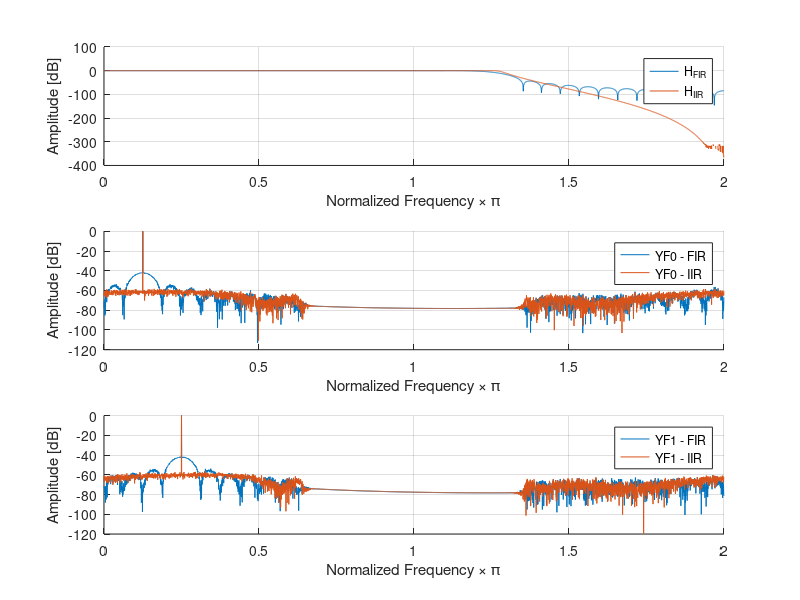

MATLAB code to generate this figure: (Note: this script raises an error after producing the figure.)
%% TARGET
% Generate and analyze the frequency responses of the FIR and IIR filters
% whose parameters are given as follows. Next, FIR and IIR filters have to
% be used to filter 2 different signals that have to be analyzed in the
% frequency domain.
% 
% The parameters are:
%
% * x0[n] = exp(j 2 \pi F0 Ts n} + w0[n]
% * x1[n] = exp(j 2 \pi F1 Ts n} + w1[n]
% * F0 =  1 [kHz]
% * F1 =  2 [kHz]
% * Fs = 16 [kHz];
% 
% *Suggestions*
% 
% FIR coefficients
%   fir_ord = 64; Wn = 5e3 / 8e3;
%   [fir_num] = fir1(fir_ord, Wn, hann(fir_ord+1));
% 
% IIR coefficients
%   iir_ord = 12; Rp = 0.01; Wn = 5e3 / 8e3;
%   [iir_num, iir_den] = cheby1(iir_ord,Rp,Wn);
%
% Filtering
%   y = filter(num,den,x);
%     * x   - input signal
%     * y   - output signal
%     * num - numerator   coefficients
%     * den - denominator coefficients
%

%% Clear
clc;            % Clear the text from the Command Window
clear;          % Remove all variables from the current workspace
close all;      % Close all figures


%% Parameters
F0 =  1e3;
F1 =  2e3;
Fs = 16e3;
Ts = 1/Fs;

%% Exercise
len = 2^12;
n = 0:len-1;

% Signals
w0 = 1e-2 * complex(randn(1,len), randn(1,len));
w1 = 1e-2 * complex(randn(1,len), randn(1,len));
x0 = exp(1i * 2 * pi * F0 * Ts * n) + w0;
x1 = exp(1i * 2 * pi * F1 * Ts * n) + w1;

% FIR Filter
fir_ord = 64; Wn = 5e3 / 8e3;
[fir_num] = fir1(fir_ord, Wn, hann(fir_ord+1));

% IIR Filter
iir_ord = 12; Rp = 0.01; Wn = 5e3 / 8e3;
[iir_num, iir_den] = cheby1(iir_ord,Rp,Wn);

% Filtering
y0_fir = filter(fir_num,1,x0);
y1_fir = filter(fir_num,1,x1);
y0_iir = filter(iir_num,iir_den,x0);
y1_iir = filter(iir_num,iir_den,x1);

%% Plot
% Using 'freqz'
nFFT = 2^12; % Number of points of the fft
Hf_fir = freqz(fir_num, 1, nFFT);
Hf_iir = freqz(iir_num, iir_den, nFFT);
Yf0_fir = freqz(y0_fir, 1, nFFT);
Yf1_fir = freqz(y1_fir, 1, nFFT);
Yf0_iir = freqz(y0_iir, 1, nFFT);
[Yf1_iir, w] = freqz(y1_iir, 1, nFFT);

% Frequency normalization
w = w/pi;

% Mag to dB
Hf_fir  = mag2db(abs(Hf_fir));
Hf_iir  = mag2db(abs(Hf_iir));
Yf0_fir = mag2db(abs(Yf0_fir)/nFFT);
Yf0_iir = mag2db(abs(Yf0_iir)/nFFT);
Yf1_fir = mag2db(abs(Yf1_fir)/nFFT);
Yf1_iir = mag2db(abs(Yf1_iir)/nFFT);

figure;
subplot(3,1,1)
  hold on
  plot(w, Hf_fir)
  plot(w, Hf_iir)
  hold off
  grid on
  legend('H_{FIR}','H_{IIR}')
  xlabel('Normalized Frequency \times \pi')
  ylabel('Amplitude [dB]')
subplot(3,1,2)
  hold on
  plot(w, Yf0_fir)
  plot(w, Yf0_iir)
  hold off
  grid on
  legend('YF0 - FIR','YF0 - IIR')
  xlabel('Normalized Frequency \times \pi')
  ylabel('Amplitude [dB]')
subplot(3,1,3)
  hold on
  plot(w, Yf1_fir)
  plot(w, Yf1_iir)
  hold off
  grid on
  legend('YF1 - FIR','YF1 - IIR')
  xlabel('Normalized Frequency \times \pi')
  ylabel('Amplitude [dB]')

% Using 'fvtool'
hfvt0 = fvtool(fir_num, 1, iir_num, iir_den, ...
               'Fs', Fs, 'NumberOfPoints', nFFT);
legend(hfvt0, 'FIR','IIR')


hfvt1 = fvtool(y0_fir, 1, y0_iir, 1, ...
               'Fs', Fs, 'NumberOfPoints', nFFT);
legend(hfvt1, 'y0 - FIR','y0 - IIR')


hfvt2 = fvtool(y1_fir, 1, y1_iir, 1, ...
               'Fs', Fs, 'NumberOfPoints', nFFT);
legend(hfvt2, 'y1 - FIR','y1 - IIR')

